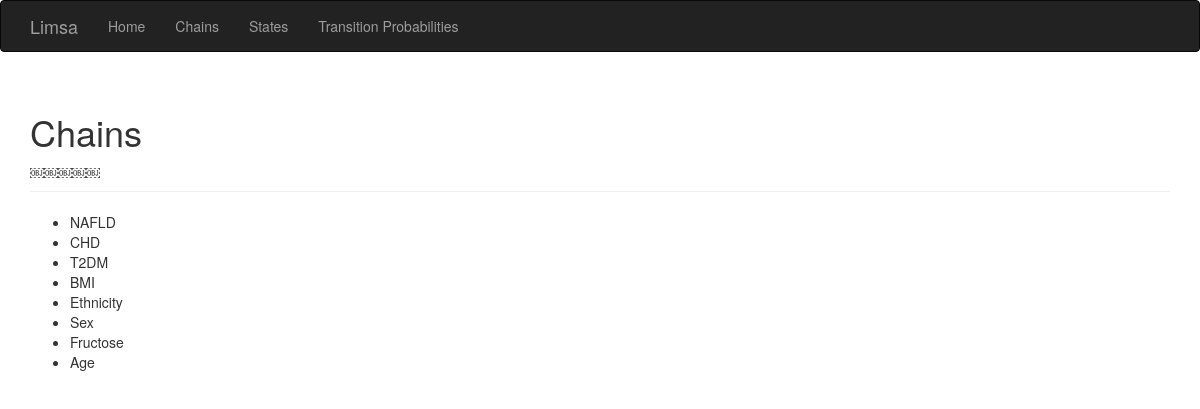
The page /chains on the database as committed earlier.
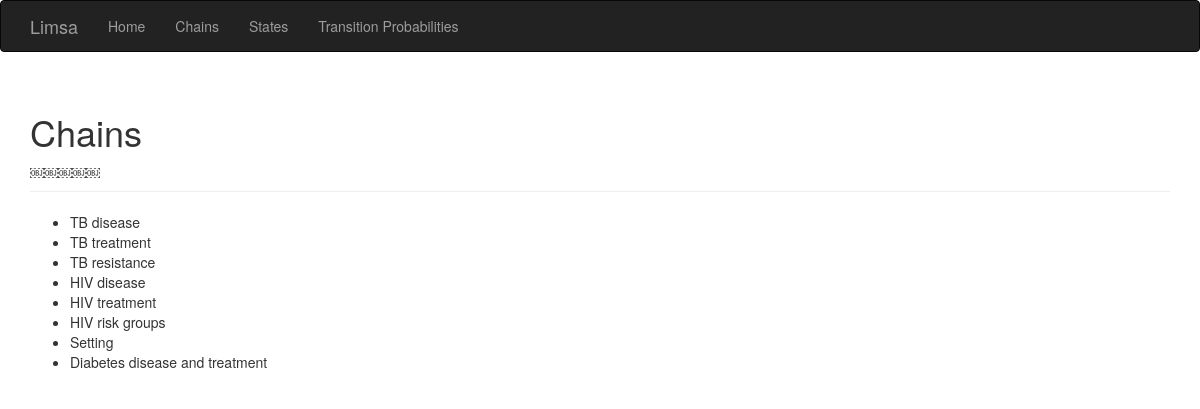
The same page on the database as committed later.
### app.py (models this page shows, shortened)
class Chain(db.Model):
	__tablename__ = 'chains'
	id = db.Column(db.Integer, primary_key=True)
	name = db.Column(db.String(64), unique=True)
	states = db.relationship('State', backref='chain')

### app.py (the view)
@app.route('/chains')
def chains_view():
	chains = Chain.query.all()
	return render_template('chains.html', chains=chains)

### templates/chains.html
{% extends "base.html" %} {% block title %}Chains{% endblock %} {% block page_content %}
<div class="page-header">
    <h1>Chains</h1> ￼￼￼￼￼
</div>
<ul>
{% for chain in chains %}
	<li> {{ chain.name }}
{% endfor %}
</ul>
{% endblock %}

### templates/base.html (shortened to what this page needs)
{% extends "bootstrap/base.html" %} {% block title %}Flasky{% endblock %} {% block navbar %}
<div class="navbar navbar-inverse" role="navigation">
    <div class="container">
        <div class="navbar-header">
            <a class="navbar-brand" href="/">Limsa</a> </div>
        <div class="navbar-collapse collapse">
            <ul class="nav navbar-nav">
                <li><a href="/">Home</a></li>
                <li><a href="/chains">Chains</a></li>
                <li><a href="/states">States</a></li>
                <li><a href="/transition_probabilities">Transition Probabilities</a></li>
            </ul>
        </div>
    </div>
</div>
{% endblock %} {% block content %}
<div class="container">
     {% block page_content %}{% endblock %}
</div>
{% endblock %}

Rows that differ between the two databases and show on the page:
removed Chain: name "NAFLD"
changed Chain: name "CHD" → "TB disease"
changed Chain: name "T2DM" → "TB treatment"
changed Chain: name "BMI" → "TB resistance"
changed Chain: name "Ethnicity" → "HIV disease"
changed Chain: name "Sex" → "HIV treatment"
changed Chain: name "Fructose" → "HIV risk groups"
changed Chain: name "Age" → "Setting"
added Chain: name "Diabetes disease and treatment"
